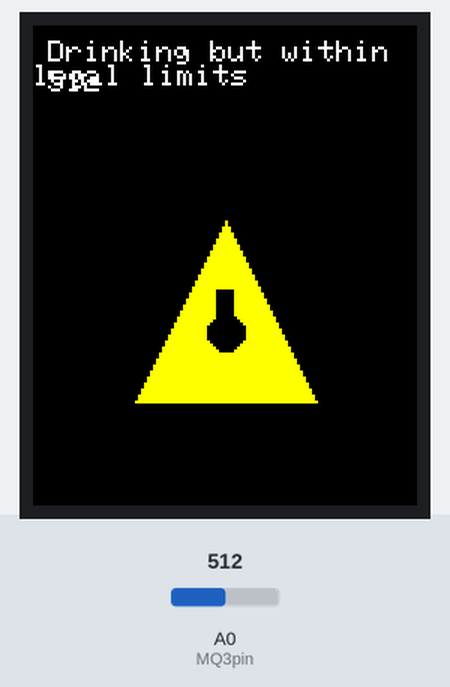
A sketch run on a simulated Arduino Uno, built with avr-gcc and run on an emulated ATmega328P. Parts: 128×160 colour display. The test bench sets the inputs (shaded band); at power-on: A0 (MQ3pin) = 512. What the sketch prints to the serial monitor is not drawn.

Above: at 6.3 s.
6.4 s: A0 (MQ3pin) set to 716
At 8.2 s:
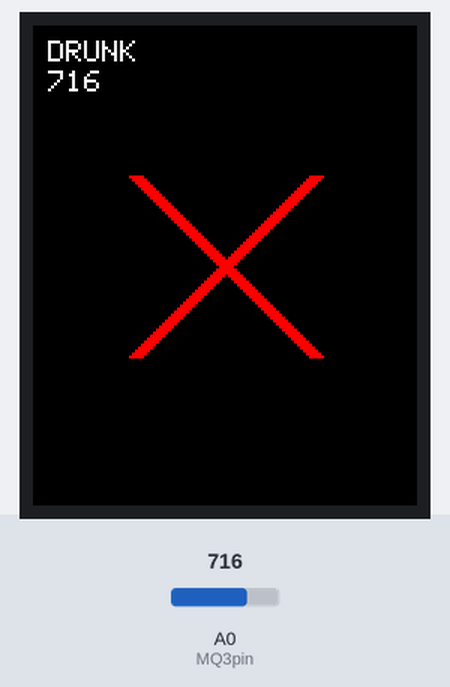
9.1 s: A0 (MQ3pin) set to 609
At 9.8 s:
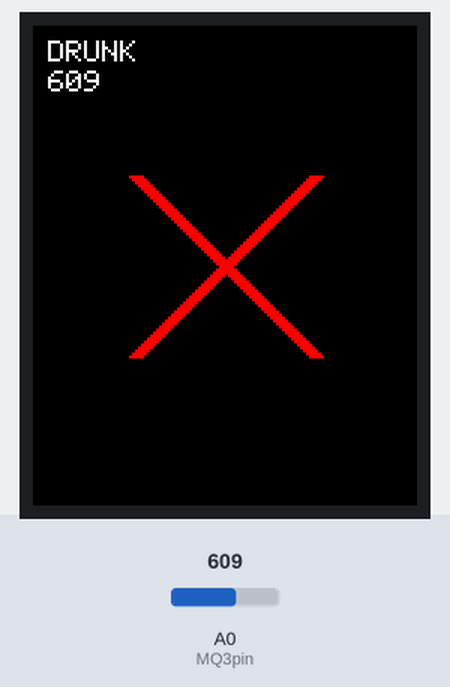
11.8 s: A0 (MQ3pin) set to 593
At 14.5 s:
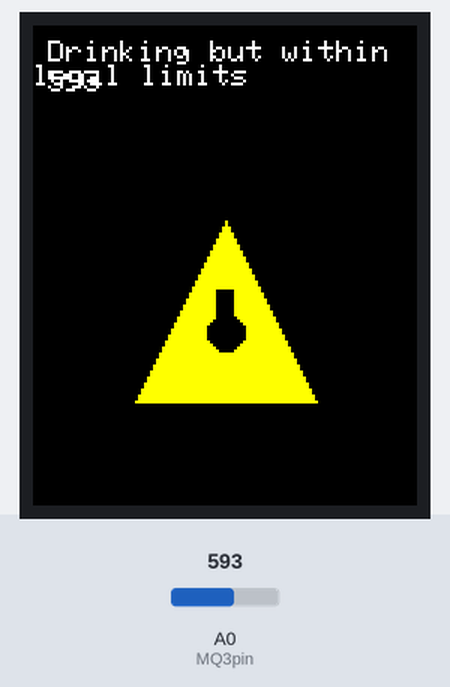
14.8 s: A0 (MQ3pin) set to 508
17.5 s: A0 (MQ3pin) set to 488
At 19.8 s:
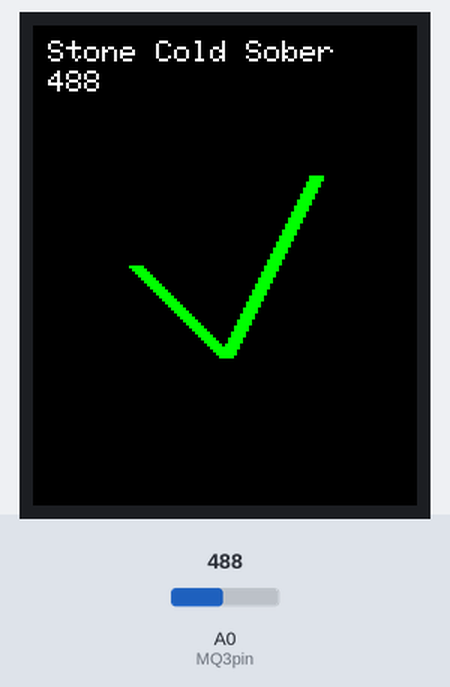
Timing chart, 0 to 21.3 s (numbered marks = the images above; inputs shaded):
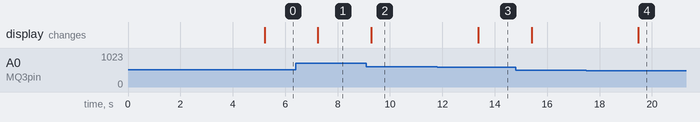

The sketch:

arduino_code.ino
```cpp
#include <Adafruit_GFX.h>    // Core graphics library
#include <Adafruit_ST7735.h> // Hardware-specific library
#include <SPI.h>


#define Sober 500
#define Drunk 600

#define MQ3pin 0

float sensorValue;

#define TFT_CS 9
#define TFT_RST 7
#define TFT_DC 8

Adafruit_ST7735 tft = Adafruit_ST7735(TFT_CS,  TFT_DC, TFT_RST);

#define TFT_SCLK 13
#define TFT_MOSI 11

void setup() {
	Serial.begin(9600);
	Serial.println("MQ3 warming up!");
  tft.initR(INITR_BLACKTAB);
  uint16_t time = millis();
  tft.fillScreen(ST7735_BLACK);
  //drawWarningSign(tft.width() / 2, tft.height() / 2, 60);
  time = millis() - time;
	delay(5000);
}

void loop() {
	sensorValue = analogRead(MQ3pin);
  char sensorValueStr[10];

  int centerX = tft.width() / 2;
  int centerY = tft.height() / 2;

	Serial.print("Sensor Value: ");
	Serial.print(sensorValue);
  itoa(sensorValue, sensorValueStr, 10);

  if (sensorValue < Sober) {
    Serial.println("  |  Status: Stone Cold Sober");
    tft.fillScreen(ST7735_BLACK);
    testdrawtext(5,5,"Stone Cold Sober", ST77XX_WHITE);
    testdrawtext(5,15,sensorValueStr, ST77XX_WHITE);
    drawThickCheckmark(centerX,centerY);
  } else if (sensorValue >= Sober && sensorValue < Drunk) {
    Serial.println("  |  Status: Drinking but within legal limits");
    tft.fillScreen(ST7735_BLACK);
    testdrawtext(5,5,"Drinking but within legal limits", ST77XX_WHITE);
    testdrawtext(5,15,sensorValueStr, ST77XX_WHITE);
    drawWarningSign(tft.width() / 2, tft.height() / 2, 60);
  } else {
    Serial.println("  |  Status: DRUNK");
    tft.fillScreen(ST7735_BLACK);
    testdrawtext(5,5,"DRUNK", ST77XX_WHITE);
    testdrawtext(5,15,sensorValueStr, ST77XX_WHITE);
    drawThickX(centerX,centerY);
  }

	delay(2000);
}

void drawThickCheckmark(int centerX, int centerY) {
  // Green color for the checkmark
  int lineThickness = 5; // Thickness of the checkmark

  // Draw the checkmark as multiple lines to create thickness
  for (int i = -lineThickness / 2; i < lineThickness / 2 + 1; i++) {
    tft.drawLine(centerX - 30 + i, centerY, centerX + i, centerY + 30, ST77XX_GREEN); // First line of checkmark
    tft.drawLine(centerX + i, centerY + 30, centerX + 30 + i, centerY - 30, ST77XX_GREEN); // Second line of checkmark
  }
}

void drawThickX(int centerX, int centerY) {
  // Red color for the "X"
  int lineThickness = 5; // Thickness of the X

  // Draw the "X" as multiple lines to create thickness
  for (int i = -lineThickness / 2; i < lineThickness / 2 + 1; i++) {
    tft.drawLine(centerX - 30 + i, centerY - 30, centerX + 30 + i, centerY + 30, ST77XX_RED); // First line of X
    tft.drawLine(centerX - 30 + i, centerY + 30, centerX + 30 + i, centerY - 30, ST77XX_RED); // Second line of X
  }
}

void drawWarningSign(int centerX, int centerY, int size) {
  int halfSize = size / 2;

  // Move the triangle down by adjusting centerY
  int offsetY = size / 4; // Adjust this value to control how far down to move the sign
  centerY += offsetY;

  // Draw triangle (solid yellow)
  tft.fillTriangle(centerX, centerY - halfSize,
                   centerX - halfSize, centerY + halfSize,
                   centerX + halfSize, centerY + halfSize,
                   ST77XX_YELLOW);

  // Draw exclamation mark
  int barWidth = size / 10;
  int barHeight = size / 4;
  int dotRadius = barWidth; // Adjust dot size

  // Draw vertical bar of exclamation mark
  tft.fillRect(centerX - barWidth / 2, centerY - barHeight / 2, barWidth, barHeight, ST77XX_BLACK);

  // Draw the dot of exclamation mark
  tft.fillCircle(centerX, centerY + barHeight / 2, dotRadius, ST77XX_BLACK);
}

void testdrawtext(int wid, int hei, char *text, uint16_t color) {
  tft.setCursor(wid, hei);
  tft.setTextColor(color);
  tft.setTextWrap(true);
  tft.print(text);
}
```

Measured:
- the behaviour switches between 600 and 599 on A0 (MQ3pin) (found by bisection; images 2 and 3)
- the behaviour switches between 500 and 499 on A0 (MQ3pin) (found by bisection; images 3 and 4)
- after the input at 6.4 s, the display: changes after 0.85 s (image 1)
- after the input at 9.1 s, the display: changes after 0.19 s (image 2)
- after the input at 11.8 s, the display: changes after 1.6 s (image 3)
- after the input at 17.5 s, the display: changes after 2.0 s (image 4)
